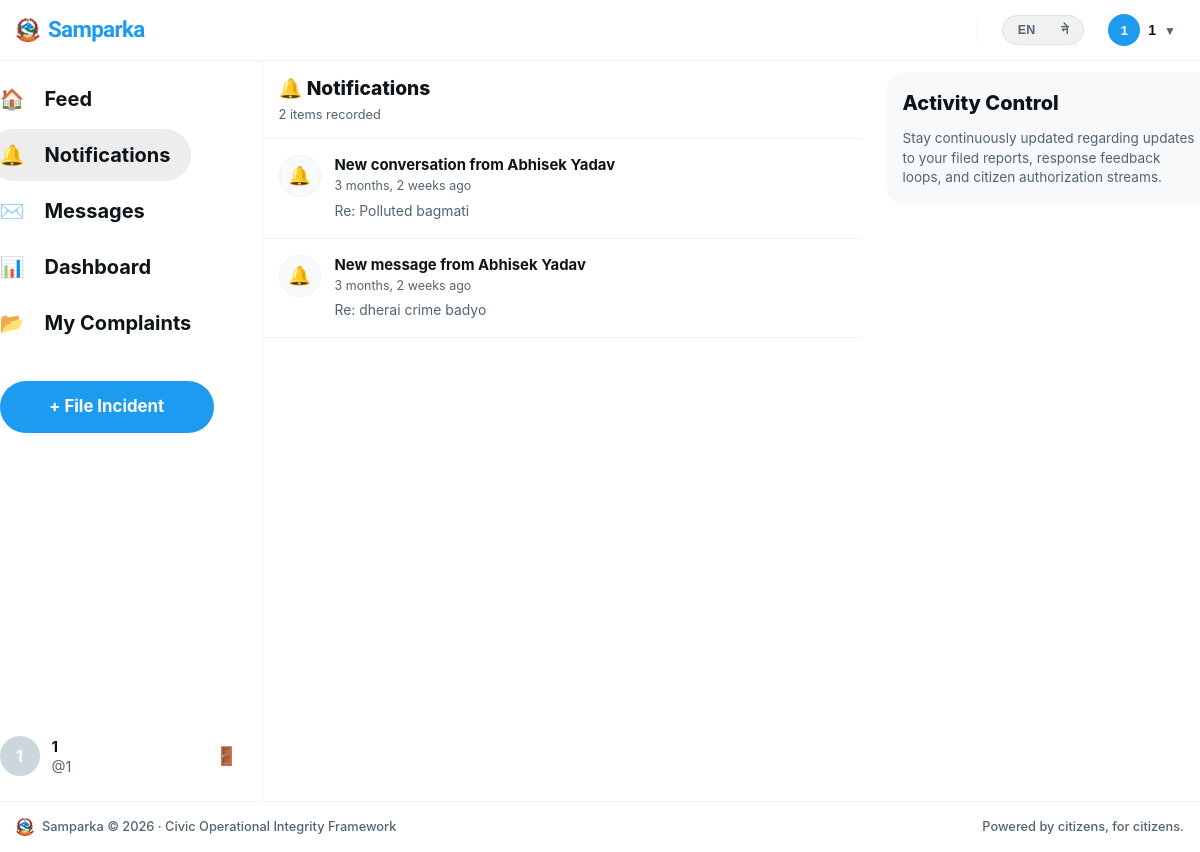
The page /accounts/notifications/ (signed in) on the database its author committed.
### accounts/models.py (models this page shows, shortened)
class User(AbstractUser):
    avatar = models.ImageField(upload_to='avatars/', null=True, blank=True)
    bio = models.TextField(max_length=300, blank=True)
    district = models.CharField(max_length=100, blank=True)
    ward = models.CharField(max_length=100, blank=True)
    phone = models.CharField(max_length=15, blank=True)
    is_verified = models.BooleanField(default=False)
    role = models.CharField(          # ← now inside the class
        max_length=20,
        choices=ROLE_CHOICES,
        default="user"
    )
    @property
    def display_name(self):
        if self.first_name:
            return f"{self.first_name} {self.last_name}".strip()
        return self.username

### complaints/models.py (models this page shows, shortened)
class Notification(models.Model):
    recipient  = models.ForeignKey('accounts.User', on_delete=models.CASCADE, related_name='notifications')
    title      = models.CharField(max_length=200)
    body       = models.TextField()
    link       = models.CharField(max_length=300, blank=True)
    is_read    = models.BooleanField(default=False)
    created_at = models.DateTimeField(auto_now_add=True)
    class Meta:
        ordering = ['-created_at']

### accounts/views.py (the view)
# urls.py: path('notifications/',                      views.notifications_view,    name='notifications'),
@login_required
def notifications_view(request):
    request.user.notifications.filter(is_read=False).update(is_read=True)
    notifications = request.user.notifications.all()
    return render(request, 'accounts/notifications.html', {'notifications': notifications})

### accounts/context_processors.py (called while the page is built)
def notifications(request):
    if request.user.is_authenticated:
        return {
            'unread_count': request.user.notifications.filter(is_read=False).count()
        }
    return {'unread_count': 0}

### accounts/templates/accounts/notifications.html (shortened to what this page needs)
{% extends "base.html" %}
{% load humanize %}
{% load i18n %}
{% block content %}
<div class="x-workspace-container">
  <aside class="x-panel-left">
    <div class="x-sticky-scroll-box">
      <nav class="x-v-nav">
        <a href="{% url 'complaints:feed' %}" class="x-v-link">
          <span class="x-v-icon">🏠</span>
          <span class="x-v-label">{% trans "Feed" %}</span>
        </a>
        <a href="{% url 'accounts:notifications' %}" class="x-v-link active">
          <span class="x-v-icon" style="position:relative;">
            🔔
          </span>
          <span class="x-v-label">{% trans "Notifications" %}</span>
        </a>
        <a href="{% url 'messaging:inbox' %}" class="x-v-link">
          <span class="x-v-icon" style="position:relative;">
            ✉️
          </span>
          <span class="x-v-label">{% trans "Messages" %}</span>
        </a>
        {% if user.is_authenticated %}
          <a href="{% url 'accounts:role_redirect' %}" class="x-v-link">
            <span class="x-v-icon">📊</span>
            <span class="x-v-label">{% trans "Dashboard" %}</span>
          </a>
          <a href="{% url 'complaints:my_complaints' %}" class="x-v-link">
            <span class="x-v-icon">📂</span>
            <span class="x-v-label">{% trans "My Complaints" %}</span>
          </a>
        {% endif %}
      </nav>
      {% if user.is_authenticated %}
        <div style="padding: 0 12px; margin-top: 16px;">
          <a href="{% url 'complaints:create' %}" class="x-v-post-btn" style="text-decoration: none; text-align: center; display: block;">
            + {% trans "File Incident" %}
          </a>
        </div>
      {% endif %}
      {% if user.is_authenticated %}
      <div class="x-v-profile-anchor">
        <a href="{% url 'accounts:profile' username=user.username %}" class="x-v-profile-info" style="text-decoration:none;">
          {% if user.avatar %}
            <img src="{{ user.avatar.url }}" class="complaint-author-avatar" />
          {% else %}
            <span class="complaint-author-avatar">{{ user.username|first|upper }}</span>
          {% endif %}
          <div class="x-v-profile-text">
            <span class="x-v-display-name">{{ user.display_name|default:user.username }}</span>
            <span class="x-v-username">@{{ user.username }}</span>
          </div>
        </a>
        <a href="{% url 'accounts:logout' %}" class="x-v-logout-trigger" title="{% trans 'Log Out' %}" style="text-decoration:none;">🚪</a>
      </div>
      {% endif %}
    </div>
  </aside>
  <main class="x-panel-center" style="border-right: none !important;">
    <div class="x-notif-header-row">
      <div>
        <h2 style="font-size: 1.2rem; font-weight: 800; margin: 0; color: var(--text-main);">🔔 {% trans "Notifications" %}</h2>
        <span style="font-size: 0.8rem; color: var(--text-muted);">
          {{ notifications|length }} {% trans "items recorded" %}
        </span>
      </div>
    </div>
    <div class="x-feed-stream-container">
      {% for notif in notifications %}
        {% if notif.link %}
          <a href="{{ notif.link }}" class="x-notif-card {% if not notif.is_read %}unread{% endif %}">
        {% else %}
          <div class="x-notif-card {% if not notif.is_read %}unread{% endif %}">
        {% endif %}
          <span class="x-notif-icon">🔔</span>
          <div style="flex: 1; min-width: 0;">
            <div class="x-notif-title-row">
              <span class="x-notif-title">{{ notif.title }}</span>
            </div>
            <div class="x-notif-time">{{ notif.created_at|naturaltime }}</div>
            {% if notif.body %}
              <div class="x-notif-body">{{ notif.body }}</div>
            {% endif %}
          </div>
        {% if notif.link %}
          </a>
        {% else %}
          </div>
        {% endif %}
      {% endfor %}
    </div>
  </main>
  <aside class="x-panel-right">
    <div class="x-sticky-scroll-box">
      <section class="x-right-panel-widget">
        <h4 class="x-widget-panel-title">{% trans "Activity Control" %}</h4>
        <p style="font-size: 0.85rem; color: var(--text-muted); line-height: 1.45; margin: 0;">
          {% trans "Stay continuously updated regarding updates to your filed reports, response feedback loops, and citizen authorization streams." %}
        </p>
      </section>
    </div>
  </aside>
</div>
{% endblock %}

### templates/base.html (shortened to what this page needs)
<!DOCTYPE html>
<html lang="{{ LANGUAGE_CODE }}">
<head>
  {% load static %}
  {% load i18n %}
  <link rel="stylesheet" href="https://unpkg.com/leaflet@1.9.4/dist/leaflet.css" />
  <link rel="stylesheet" href="{% static 'css/main.css' %}?v=105" />
  <link rel="stylesheet" href="{% static 'css/footer.css' %}?v=105" />
</head>
<body>
{% get_current_language as CURRENT_LANGUAGE %}
<div class="x-app-wrapper" style="display: flex; flex-direction: column; min-height: 100vh;">
  <header class="x-global-header">
    <div class="x-header-inner">
<a href="{% url 'complaints:feed' %}" class="x-header-brand" style="text-decoration: none; display: flex; align-items: center; gap: 8px;">
  <img src="/media/complaints/images/nepal-emblem.png" alt="{% trans 'Nepal Emblem' %}" width="24" height="24" style="object-fit: contain;">
  <span class="x-brand-text" style="font-family: 'Sora', sans-serif; font-weight: 800; font-size: 1.4rem; letter-spacing: -0.03em; color: var(--accent-blue, #1d9bf0);">
    {% if CURRENT_LANGUAGE == 'ne' %}सम्पर्क{% else %}Samparka{% endif %}
  </span>
</a>
      <div class="x-header-links">
        <div class="x-header-actions-group">
          <form action="{% url 'set_language' %}" method="post" class="lang-switch" id="lang-form-auth">
  <input type="hidden" name="language" id="lang-input-auth" value="{% get_current_language as CURRENT_LANGUAGE %}{{ CURRENT_LANGUAGE }}">
  <div class="lang-toggle">
    <button type="button" class="lang-option {% if CURRENT_LANGUAGE == 'en' %}active{% endif %}" onclick="switchLanguage(this, 'en')">EN</button>
    <button type="button" class="lang-option {% if CURRENT_LANGUAGE == 'ne' %}active{% endif %}" onclick="switchLanguage(this, 'ne')">ने</button>
  </div>
</form>
          {% if user.is_authenticated %}
            <div class="nav-user-menu">
              <button class="nav-user-btn" onclick="toggleUserMenu(this, event)" style="background: none; border: none; display: flex; align-items: center; gap: 8px; cursor: pointer; padding: 4px 8px; border-radius: 999px; transition: background 0.2s;" onmouseover="this.style.background='var(--bg-subtle)'" onmouseout="this.style.background='none'">
                {% if user.avatar %}
                  <img src="{{ user.avatar.url }}" alt="{{ user.username }}" style="width: 32px; height: 32px; border-radius: 50%; object-fit: cover; border: 1px solid var(--border-color);" />
                {% else %}
                  <span style="width: 32px; height: 32px; border-radius: 50%; background: var(--accent-blue, #1d9bf0); display: inline-flex; align-items: center; justify-content: center; font-weight: 800; color: #ffffff; font-size: 0.85rem;">{{ user.username|first|upper }}</span>
                {% endif %}
                <span class="nav-username" style="font-weight: 700; font-size: 0.88rem; color: var(--text-main, #0f1419); max-width: 110px; overflow: hidden; text-overflow: ellipsis; white-space: nowrap;">{{ user.display_name }}</span>
                <span style="font-size: 0.75rem; color: var(--text-muted); padding-top: 2px;">▼</span>
              </button>
            </div>
          {% endif %}
        </div>
      </div>
    </div>
  </header>
  <main class="main-content" style="flex: 1 0 auto; display: flex; flex-direction: column;">
    {% block content %}{% endblock %}
  </main>
  <footer class="footer" style="background-color: #ffffff; border-top: 1px solid var(--border-color, #eff3f4); padding: 16px 0; flex-shrink: 0;">
    <div class="container footer-inner" style="max-width: 1250px; margin: 0 auto; padding: 0 16px; display: flex; align-items: center; justify-content: space-between; font-size: 0.8rem; color: var(--text-muted, #536471);">
      <div style="display: flex; align-items: center; gap: 8px;">
        <img src="/media/complaints/images/nepal-emblem.png" alt="{% trans 'Nepal Emblem' %}" width="18" height="18" style="object-fit: contain;">
        <span style="font-weight: 500;">Samparka &copy; 2026 &middot; {% trans "Civic Operational Integrity Framework" %}</span>
      </div>
      <div style="font-weight: 500;">{% trans "Powered by citizens, for citizens." %}</div>
    </div>
  </footer>
</div>
</body>
</html>

### static/css/footer.css (style rules this page uses)
.footer { border-top: 1px solid var(--border-color); background: var(--bg-subtle); padding: 1.25rem 1rem; margin-top: auto; width: 100%; box-sizing: border-box; }
.footer-inner { display: flex; align-items: center; gap: 0.75rem; font-size: 0.85rem; color: var(--text-muted); max-width: 1232px; margin: 0 auto; }

### templates/base.html (style rules this page uses)
.x-global-header { position: sticky !important; top: 0 !important; z-index: 1000 !important; background-color: rgba(255, 255, 255, 0.95); backdrop-filter: blur(8px); border-bottom: 1px solid var(--border-color, #eff3f4); }
.x-header-inner { display: flex; align-items: center; justify-content: space-between; max-width: 1250px; margin: 0 auto; padding: 0 16px; height: 60px; }
.x-header-links { display: flex; align-items: center; gap: 24px; }
.x-header-actions-group { display: flex; align-items: center; gap: 16px; }
.nav-user-menu { position: relative; display: inline-block; }

### accounts/templates/accounts/notifications.html (style rules this page uses)
.x-global-header { position: sticky !important; top: 0 !important; z-index: 1000 !important; }
.x-notif-card { display: flex; gap: 14px; align-items: flex-start; padding: 16px; border-bottom: 1px solid var(--border-color, #eff3f4); background: #ffffff; text-decoration: none; color: inherit; transition: background-color 0.15s ease; position: relative; }
.x-notif-icon { min-width: 42px; height: 42px; border-radius: 50%; display: flex; align-items: center; justify-content: center; font-size: 1.15rem; flex-shrink: 0; background: var(--bg-subtle, #f7f9fa); border: 1px solid var(--border-color, #eff3f4); }
.x-notif-title-row { display: flex; align-items: center; gap: 8px; flex-wrap: wrap; }
.x-notif-title { font-size: 0.93rem; font-weight: 700; color: var(--text-main, #0f1419); line-height: 1.35; }
.x-notif-time { font-size: 0.78rem; color: var(--text-muted, #536471); margin-top: 2px; }
.x-notif-body { font-size: 0.87rem; color: var(--text-muted, #536471); line-height: 1.5; margin-top: 6px; display: -webkit-box; -webkit-line-clamp: 2; -webkit-box-orient: vertical; overflow: hidden; }
.x-notif-header-row { display: flex; align-items: center; justify-content: space-between; padding: 14px 16px; border-bottom: 1px solid var(--border-color, #eff3f4); background: rgba(255,255,255,0.85); backdrop-filter: blur(8px); position: sticky; top: 0; z-index: 5; }

### rows shown on the page
User: username|first "1", display_name "1", username "1"
Notification: title "New conversation from Abhisek Yadav", created_at "3 months, 2 weeks ago", body "Re: Polluted bagmati"
Notification: title "New message from Abhisek Yadav", created_at "3 months, 2 weeks ago", body "Re: dherai crime badyo"

### other values the page prints
{{ notifications|length }} "2"
